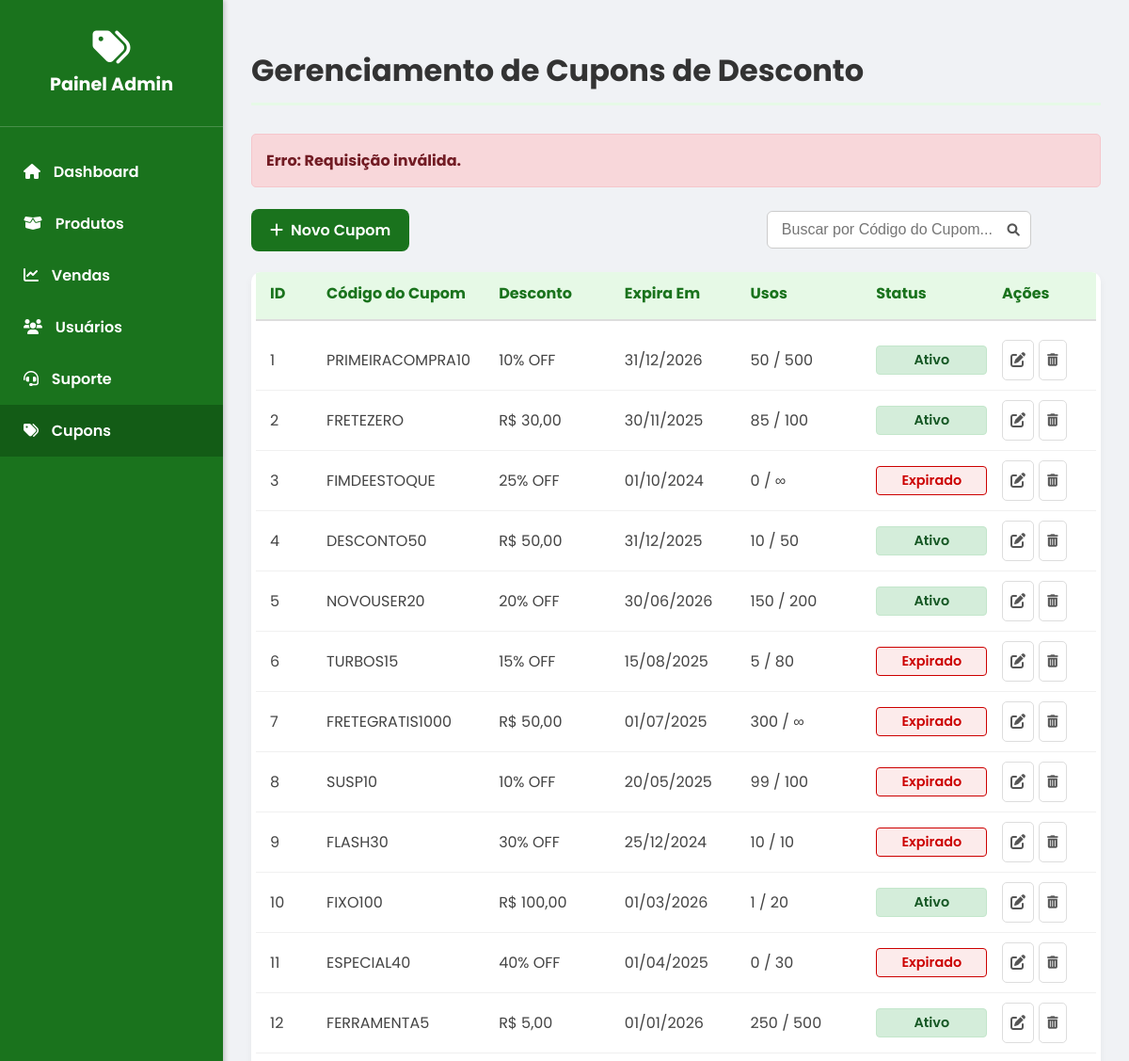
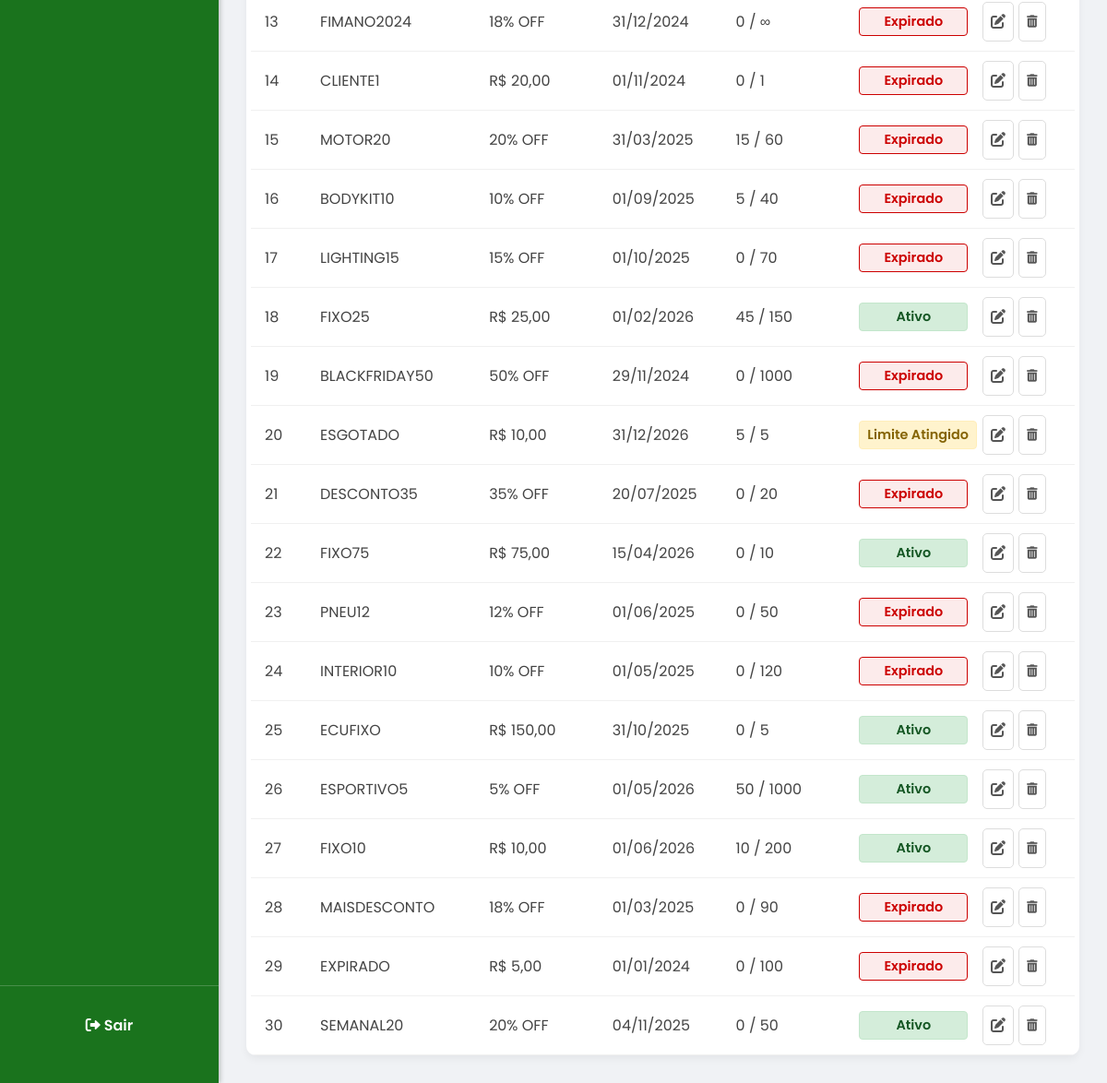
The app's page /cupons.php?erro=metodo_invalido with its own data (2 pictures, top to bottom).
### tables this page shows
CREATE TABLE IF NOT EXISTS cupons (
    id_cupom INT PRIMARY KEY AUTO_INCREMENT,
    codigo VARCHAR(20) UNIQUE NOT NULL,
    tipo ENUM('percentual', 'fixo') NOT NULL,
    valor DECIMAL(10, 2) NOT NULL,
    data_expiracao DATE,
    uso_maximo INT DEFAULT NULL,
    usos_atuais INT DEFAULT 0,
    status ENUM('Ativo', 'Inativo') DEFAULT 'Ativo',
    CREATED_AT TIMESTAMP DEFAULT CURRENT_TIMESTAMP
);

### cupons.php (the view, shortened to what this page needs)
<?php
require_once 'connection.php';
$feedbackMessage = '';
$feedbackClass = '';
if (isset($_GET['sucesso'])) {
    $id = (int)($_GET['id'] ?? 0);
    $feedbackClass = 'success';
    switch ($_GET['sucesso']) {
        case 'edicao':
            $feedbackMessage = "Sucesso: Cupom ID **{$id}** atualizado com sucesso!";
            break;
        case 'exclusao':
            $feedbackMessage = "Sucesso: Cupom ID **{$id}** excluído permanentemente.";
            break;
        case 'criacao':
            $feedbackMessage = "Sucesso: Novo cupom criado e salvo no banco de dados.";
            break;
    }
} elseif (isset($_GET['erro'])) {
    $erro = urldecode($_GET['erro']);
    $feedbackClass = 'error';
    switch ($erro) {
        case 'metodo_invalido':
            $feedbackMessage = "Erro: Requisição inválida.";
            break;
    }
}
$searchTerm = '';
$whereClause = '';
$sql = "SELECT id_cupom, codigo, tipo, valor, data_expiracao, status, uso_maximo, usos_atuais FROM cupons"
        . $whereClause .
        " ORDER BY id_cupom ASC";
$result = $conn->query($sql);
function formatarDesconto($tipo, $valor) {
    if ($tipo === 'percentual') {
        return number_format($valor, 0, ',', '.') . '% OFF';
    } elseif ($tipo === 'fixo') {
        return ($valor == 0.00) ? 'Frete Grátis' : 'R$ ' . number_format($valor, 2, ',', '.');
    }
    return 'N/A';
}
function getClassStatus($status, $data_expiracao, $uso_maximo, $usos_atuais) {
    $hoje = new DateTime();
    if ($data_expiracao && (new DateTime($data_expiracao) < $hoje)) {
        return 'inactive expired';
    }
    if ($uso_maximo !== null && $uso_maximo > 0 && $usos_atuais >= $uso_maximo) {
        return 'inactive limit-reached';
    }
    if ($status === 'Ativo') {
        return 'active';
    }
    return 'inactive';
}
?>
<!DOCTYPE html>
<html lang="pt-br">
<head>
    <link rel="stylesheet" href="admin.css">
    <link rel="stylesheet" href="https://cdnjs.cloudflare.com/ajax/libs/font-awesome/6.0.0-beta3/css/all.min.css">
</head>
<body>
    <div class="admin-layout">
        <aside class="sidebar">
            <div class="sidebar-header">
                <i class="fas fa-tags"></i>
                <h2>Painel Admin</h2>
            </div>
            <nav class="sidebar-nav">
                <a href="admin.php" class="nav-item"><i class="fas fa-home"></i> Dashboard</a>
                <a href="produtos.php" class="nav-item"><i class="fas fa-box-open"></i> Produtos</a>
                <a href="vendas.php" class="nav-item"><i class="fas fa-chart-line"></i> Vendas</a>
                <a href="usuarios.php" class="nav-item"><i class="fas fa-users"></i> Usuários</a>
                <a href="suporteAdmin.php" class="nav-item"><i class="fas fa-headset"></i> Suporte</a>
                <a href="#" class="nav-item active"><i class="fas fa-tags"></i> Cupons</a>
            </nav>
            <div class="logout-section">
                <a href="index.php"><i class="fas fa-sign-out-alt"></i> Sair</a>
            </div>
        </aside>
        <main class="main-content">
            <h1 class="page-title">Gerenciamento de Cupons de Desconto</h1>
            <?php if ($feedbackMessage): ?>
            <div class="alert <?= $feedbackClass ?>" role="alert">
                <?= $feedbackMessage ?>
            </div>
            <?php endif; ?>
            <section id="cupons-section">
                <div class="action-bar">
                    <a href="novo_cupom.php" class="add-btn" style="text-decoration: none;">
                        <i class="fas fa-plus"></i> Novo Cupom
                    </a>
                    <form method="GET" action="cupons.php" class="search-form" style="display: flex;">
                        <div class="search-container">
                            <input type="text" name="search" placeholder="Buscar por Código do Cupom..." class="search-input" value="<?= htmlspecialchars($searchTerm) ?>">
                            <button type="submit" class="search-icon-btn" title="Pesquisar">
                                <i class="fas fa-search"></i>
                            </button>
                        </div>
                    </form>
                </div>
                <div class="data-table">
                    <div class="table-header product-grid-template">
                        <span>ID</span>
                        <span>Código do Cupom</span>
                        <span>Desconto</span>
                        <span>Expira Em</span>
                        <span>Usos</span>
                        <span>Status</span>
                        <span>Ações</span>
                    </div>
                    <?php if ($result->num_rows > 0): ?>
                        <?php while ($cupom = $result->fetch_assoc()):
                            $id_cupom = htmlspecialchars($cupom['id_cupom']);
                            $codigo = htmlspecialchars($cupom['codigo']);
                            $data_expiracao = $cupom['data_expiracao'];
                            $desconto_formatado = formatarDesconto($cupom['tipo'], $cupom['valor']);
                            $status_class = getClassStatus($cupom['status'], $data_expiracao, $cupom['uso_maximo'], $cupom['usos_atuais']);
                            $status_texto = ucfirst($cupom['status']);
                            if (strpos($status_class, 'expired') !== false) {
                                $status_texto = 'Expirado';
                            } elseif (strpos($status_class, 'limit-reached') !== false) {
                                $status_texto = 'Limite Atingido';
                            }
                        ?>
                        <div class="table-row product-grid-template">
                            <span class="cell-data" data-label="ID"><?php echo $id_cupom; ?></span>
                            <span class="cell-data" data-label="Código do Cupom"><?php echo $codigo; ?></span>
                            <span class="cell-data" data-label="Desconto"><?php echo $desconto_formatado; ?></span>
                            <span class="cell-data" data-label="Expira Em">
                                <?php
                                    echo $data_expiracao
                                        ? (new DateTime($data_expiracao))->format('d/m/Y')
                                        : 'Nunca';
                                ?>
                            </span>
                            <span class="cell-data" data-label="Usos">
                                <?php
                                    echo htmlspecialchars($cupom['usos_atuais']);
                                    if ($cupom['uso_maximo'] !== null) {
                                        echo ' / ' . htmlspecialchars($cupom['uso_maximo']);
                                    } else {
                                        echo ' / ∞';
                                    }
                                ?>
                            </span>
                            <span class="cell-data status <?php echo $status_class; ?>" data-label="Status">
                                <?php echo htmlspecialchars($status_texto); ?>
                            </span>
                            <span class="actions" data-label="Ações">
                                <a href="editar_cupom.php?id=<?php echo $id_cupom; ?>" class="action-btn edit" title="Editar">
                                    <i class="fas fa-edit"></i>
                                </a>
                                <button class="action-btn delete" title="Excluir" onclick="confirmarExclusao('<?php echo $id_cupom; ?>', '<?php echo $codigo; ?>')">
                                    <i class="fas fa-trash-alt"></i>
                                </button>
                            </span>
                        </div>
                        <?php endwhile; ?>
                    <?php endif; ?>
                    </div>
            </section>
        </main>
    </div>
</body>
</html>

### admin.css (style rules this page uses)
body { font-family: 'Poppins', sans-serif; background-color: #f0f2f5; margin: 0; padding: 0; min-height: 100vh; }
.admin-layout { display: flex; min-height: 100vh; }
.sidebar { width: 250px; background-color: #1a731d; color: #fff; display: flex; flex-direction: column; padding: 20px 0; box-shadow: 2px 0 5px rgba(0, 0, 0, 0.2); }
.sidebar-header { text-align: center; padding: 10px 0 30px; border-bottom: 1px solid rgba(255, 255, 255, 0.2); margin-bottom: 20px; }
.sidebar-header i { font-size: 2.5rem; margin-bottom: 5px; }
.sidebar-header h2 { font-size: 1.2rem; font-weight: 700; margin: 0; }
.sidebar-nav { flex-grow: 1; }
.nav-item { display: block; padding: 15px 25px; color: #fff; text-decoration: none; font-weight: 600; transition: background-color 0.3s ease; }
.nav-item i { margin-right: 10px; }
.nav-item:hover, .nav-item.active { background-color: #135c16; }
.logout-section { padding: 20px; border-top: 1px solid rgba(255, 255, 255, 0.2); }
.logout-section a { display: block; color: #fff; text-decoration: none; font-weight: 600; padding: 10px; text-align: center; border-radius: 5px; transition: background-color 0.3s ease; }
.main-content { flex-grow: 1; padding: 30px; }
.page-title { color: #333; font-size: 2rem; font-weight: 700; margin-bottom: 30px; border-bottom: 3px solid #e6f9e6; padding-bottom: 10px; }
.action-bar { display: flex; justify-content: space-between; margin-bottom: 20px; gap: 20px; }
.add-btn { background-color: #1a731d; color: #fff; border: none; padding: 10px 20px; border-radius: 8px; font-weight: 600; cursor: pointer; transition: background-color 0.3s ease; text-decoration: none; display: inline-flex; align-items: center; }
.add-btn i { margin-right: 8px; }
.search-input { padding: 10px; border: 1px solid #ddd; border-radius: 8px; width: 300px; }
.data-table { background-color: #fff; border-radius: 10px; box-shadow: 0 4px 8px rgba(0, 0, 0, 0.05); overflow: hidden; }
.product-grid-template { grid-template-columns: 0.5fr 2fr 1fr 1fr 0.8fr 1fr; }
.table-header { display: grid; padding: 15px; background-color: #e6f9e6; font-weight: 700; color: #1a731d; border-bottom: 1px solid #ddd; }
.table-row { display: grid; padding: 15px; border-bottom: 1px solid #f0f0f0; align-items: center; }
.cell-data { color: #444; }
.status { padding: 5px 10px; border-radius: 20px; font-size: 0.85rem; text-align: center; justify-self: start; min-width: 100px; }
.status.active, .status.delivered { color: #1a731d; font-weight: 600; background-color: #e6f9e6; }
.cell-data.red, .status.cancelled, .status.inactive { color: #d9534f; font-weight: 600; background-color: #ffebee; }
.cell-data.status { color: #4c4c4c; background-color: #f5f5f5; font-weight: 600; }
.actions { display: flex; gap: 5px; justify-content: flex-start; }
.action-btn { background: none; border: 1px solid #ddd; color: #555; padding: 8px; border-radius: 5px; cursor: pointer; transition: background-color 0.3s ease, color 0.3s ease, border-color 0.3s ease; }
.table-row .cell-data:nth-child(1), .table-header span:nth-child(1) { padding-left: 15px; text-align: left; }
.table-row .cell-data:nth-child(2), .table-header span:nth-child(2) { padding-left: 10px; text-align: left; }
.data-table { padding-left: 5px; padding-right: 5px; }
.status { padding: 5px 10px; border-radius: 20px; font-size: 0.85rem; text-align: center; justify-self: start; min-width: 100px; font-weight: 600; }
.status.active { color: #1a731d; background-color: #e6f9e6; }
.status.inactive, .status.cancelled { color: #d9534f; background-color: #ffebee; }
.action-btn { background: none; border: 1px solid #ddd; color: #555; padding: 8px; border-radius: 5px; cursor: pointer; transition: background-color 0.3s ease; }
.search-container { position: relative; display: flex; align-items: center; max-width: 400px; }
.search-input { width: 100%; padding: 12px 40px 12px 15px; border: 2px solid #ddd; border-radius: 8px; font-size: 14px; transition: border-color 0.3s ease, box-shadow 0.3s ease; background-color: #fff; }
.table-row { transition: opacity 0.3s ease, transform 0.3s ease; }

### records on screen
cupons: id_cupom "1", codigo "PRIMEIRACOMPRA10", desconto_formatado "10% OFF", data_expiracao "31/12/2026", usos_atuais "50", uso_maximo "500", status "Ativo"
cupons: id_cupom "2", codigo "FRETEZERO", desconto_formatado "R$ 30,00", data_expiracao "30/11/2025", usos_atuais "85", uso_maximo "100", status "Ativo"
cupons: id_cupom "3", codigo "FIMDEESTOQUE", desconto_formatado "25% OFF", data_expiracao "01/10/2024", usos_atuais "0", status_texto "Expirado"
cupons: id_cupom "4", codigo "DESCONTO50", desconto_formatado "R$ 50,00", data_expiracao "31/12/2025", usos_atuais "10", uso_maximo "50", status "Ativo"
cupons: id_cupom "5", codigo "NOVOUSER20", desconto_formatado "20% OFF", data_expiracao "30/06/2026", usos_atuais "150", uso_maximo "200", status "Ativo"
cupons: id_cupom "6", codigo "TURBOS15", desconto_formatado "15% OFF", data_expiracao "15/08/2025", usos_atuais "5", uso_maximo "80", status_texto "Expirado"
cupons: id_cupom "7", codigo "FRETEGRATIS1000", desconto_formatado "R$ 50,00", data_expiracao "01/07/2025", usos_atuais "300", status_texto "Expirado"
cupons: id_cupom "8", codigo "SUSP10", desconto_formatado "10% OFF", data_expiracao "20/05/2025", usos_atuais "99", uso_maximo "100", status_texto "Expirado"
cupons: id_cupom "9", codigo "FLASH30", desconto_formatado "30% OFF", data_expiracao "25/12/2024", usos_atuais "10", uso_maximo "10", status_texto "Expirado"
cupons: id_cupom "10", codigo "FIXO100", desconto_formatado "R$ 100,00", data_expiracao "01/03/2026", usos_atuais "1", uso_maximo "20", status "Ativo"
cupons: id_cupom "11", codigo "ESPECIAL40", desconto_formatado "40% OFF", data_expiracao "01/04/2025", usos_atuais "0", uso_maximo "30", status_texto "Expirado"
cupons: id_cupom "12", codigo "FERRAMENTA5", desconto_formatado "R$ 5,00", data_expiracao "01/01/2026", usos_atuais "250", uso_maximo "500", status "Ativo"
cupons: id_cupom "13", codigo "FIMANO2024", desconto_formatado "18% OFF", data_expiracao "31/12/2024", usos_atuais "0", status_texto "Expirado"
cupons: id_cupom "14", codigo "CLIENTE1", desconto_formatado "R$ 20,00", data_expiracao "01/11/2024", usos_atuais "0", uso_maximo "1", status_texto "Expirado"
cupons: id_cupom "15", codigo "MOTOR20", desconto_formatado "20% OFF", data_expiracao "31/03/2025", usos_atuais "15", uso_maximo "60", status_texto "Expirado"
cupons: id_cupom "16", codigo "BODYKIT10", desconto_formatado "10% OFF", data_expiracao "01/09/2025", usos_atuais "5", uso_maximo "40", status_texto "Expirado"
cupons: id_cupom "17", codigo "LIGHTING15", desconto_formatado "15% OFF", data_expiracao "01/10/2025", usos_atuais "0", uso_maximo "70", status_texto "Expirado"
cupons: id_cupom "18", codigo "FIXO25", desconto_formatado "R$ 25,00", data_expiracao "01/02/2026", usos_atuais "45", uso_maximo "150", status "Ativo"
cupons: id_cupom "19", codigo "BLACKFRIDAY50", desconto_formatado "50% OFF", data_expiracao "29/11/2024", usos_atuais "0", uso_maximo "1000", status_texto "Expirado"
cupons: id_cupom "20", codigo "ESGOTADO", desconto_formatado "R$ 10,00", data_expiracao "31/12/2026", usos_atuais "5", uso_maximo "5", status_texto "Limite Atingido"
cupons: id_cupom "21", codigo "DESCONTO35", desconto_formatado "35% OFF", data_expiracao "20/07/2025", usos_atuais "0", uso_maximo "20", status_texto "Expirado"
cupons: id_cupom "22", codigo "FIXO75", desconto_formatado "R$ 75,00", data_expiracao "15/04/2026", usos_atuais "0", uso_maximo "10", status "Ativo"
cupons: id_cupom "23", codigo "PNEU12", desconto_formatado "12% OFF", data_expiracao "01/06/2025", usos_atuais "0", uso_maximo "50", status_texto "Expirado"
cupons: id_cupom "24", codigo "INTERIOR10", desconto_formatado "10% OFF", data_expiracao "01/05/2025", usos_atuais "0", uso_maximo "120", status_texto "Expirado"
cupons: id_cupom "25", codigo "ECUFIXO", desconto_formatado "R$ 150,00", data_expiracao "31/10/2025", usos_atuais "0", uso_maximo "5", status "Ativo"
cupons: id_cupom "26", codigo "ESPORTIVO5", desconto_formatado "5% OFF", data_expiracao "01/05/2026", usos_atuais "50", uso_maximo "1000", status "Ativo"
cupons: id_cupom "27", codigo "FIXO10", desconto_formatado "R$ 10,00", data_expiracao "01/06/2026", usos_atuais "10", uso_maximo "200", status "Ativo"
cupons: id_cupom "28", codigo "MAISDESCONTO", desconto_formatado "18% OFF", data_expiracao "01/03/2025", usos_atuais "0", uso_maximo "90", status_texto "Expirado"
cupons: id_cupom "29", codigo "EXPIRADO", desconto_formatado "R$ 5,00", data_expiracao "01/01/2024", usos_atuais "0", uso_maximo "100", status_texto "Expirado"
cupons: id_cupom "30", codigo "SEMANAL20", desconto_formatado "20% OFF", data_expiracao "04/11/2025", usos_atuais "0", uso_maximo "50", status "Ativo"

### other values on screen
$feedbackMessage "Erro: Requisição inválida."
